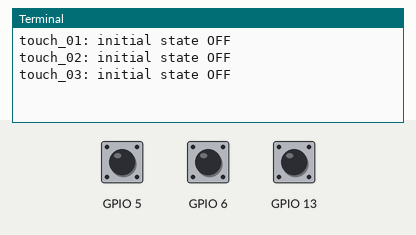
Bench run of a program on a simulated Raspberry Pi (BCM pin numbers). Parts: the last lines printed to the terminal. The inputs (shaded band) are chosen by the test bench; at power-on: GPIO 5 LOW, GPIO 6 LOW, GPIO 13 LOW. Web requests get an empty 200 reply after 0.4 s.

Above: at 1.2 s.
1.3 s: GPIO 5 pulled HIGH for 0.15 s
At 3.4 s:
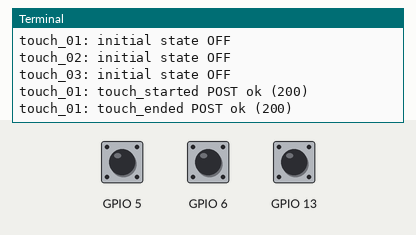
3.7 s: GPIO 6 pulled HIGH for 0.15 s
At 4.44 s:
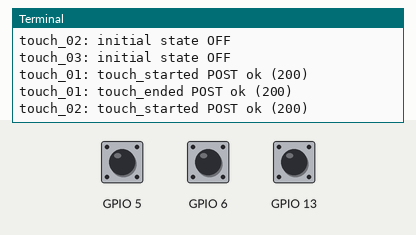
5.3 s: GPIO 13 pulled HIGH for 0.15 s
At 6.6 s:
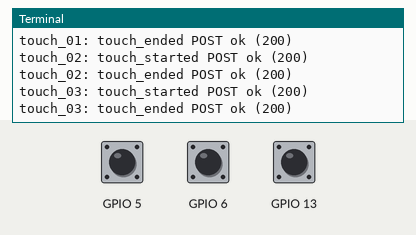

Measured:
- after the input at 1.3 s, the terminal: prints a new line after 0.46 s (image 1)
- after the input at 3.7 s, the terminal: prints a new line after 0.46 s (image 2)
- after the input at 5.3 s, the terminal: prints a new line after 0.45 s (image 3)

The program:

touch_sensor_post.py
```python
import time
import sys

import requests  # type: ignore
import RPi.GPIO as GPIO  # type: ignore


# BCM GPIO pin assignments.
TOUCH_SENSORS = {
    "touch_01": 5,
    "touch_02": 6,
    "touch_03": 13,
}

ENDPOINT_URL = "http://192.168.0.42:3000/touch_sensor_input"

# Most capacitive touch modules, such as TTP223, output HIGH while touched.
ACTIVE_HIGH = True
PULL_UP_DOWN = GPIO.PUD_DOWN

DEBOUNCE_SECONDS = 0.05
LOOP_SLEEP_SECONDS = 0.01  # 100 Hz
REQUEST_TIMEOUT_SECONDS = 2.0


def read_sensor_state(pin):
    value = GPIO.input(pin)
    return value == GPIO.HIGH if ACTIVE_HIGH else value == GPIO.LOW


def send_touch_event(sensor_id, event_type):
    payload = {
        "event": {
            "source": "touch",
            "type": event_type,
            "sensor_id": sensor_id,
        }
    }

    try:
        response = requests.post(
            ENDPOINT_URL,
            json=payload,
            timeout=REQUEST_TIMEOUT_SECONDS,
        )
        response.raise_for_status()
        print(f"{sensor_id}: {event_type} POST ok ({response.status_code})")
    except requests.RequestException as exc:
        print(f"{sensor_id}: {event_type} POST failed: {exc}")


def main():
    GPIO.setwarnings(False)
    GPIO.cleanup()
    GPIO.setmode(GPIO.BCM)

    try:
        for sensor_id, pin in TOUCH_SENSORS.items():
            try:
                GPIO.setup(pin, GPIO.IN, pull_up_down=PULL_UP_DOWN)
            except Exception as exc:
                print(f"{sensor_id}: failed to setup BCM GPIO {pin}: {exc}")
                print("Check whether another process is using this GPIO pin.")
                GPIO.cleanup()
                sys.exit(1)

        now = time.monotonic()
        sensor_states = {}

        for sensor_id, pin in TOUCH_SENSORS.items():
            initial_state = read_sensor_state(pin)
            sensor_states[sensor_id] = {
                "pin": pin,
                "stable_state": initial_state,
                "last_raw_state": initial_state,
                "last_raw_change": now,
            }
            print(f"{sensor_id}: initial state {'ON' if initial_state else 'OFF'}")

        while True:
            now = time.monotonic()

            for sensor_id, state in sensor_states.items():
                raw_state = read_sensor_state(state["pin"])

                if raw_state != state["last_raw_state"]:
                    state["last_raw_state"] = raw_state
                    state["last_raw_change"] = now
                    continue

                if raw_state == state["stable_state"]:
                    continue

                if now - state["last_raw_change"] < DEBOUNCE_SECONDS:
                    continue

                state["stable_state"] = raw_state
                event_type = "touch_started" if raw_state else "touch_ended"
                send_touch_event(sensor_id, event_type)

            time.sleep(LOOP_SLEEP_SECONDS)

    except KeyboardInterrupt:
        print("Stopping touch sensor reader")
    finally:
        GPIO.cleanup()
        print("GPIO cleaned up")


if __name__ == "__main__":
    main()
```
